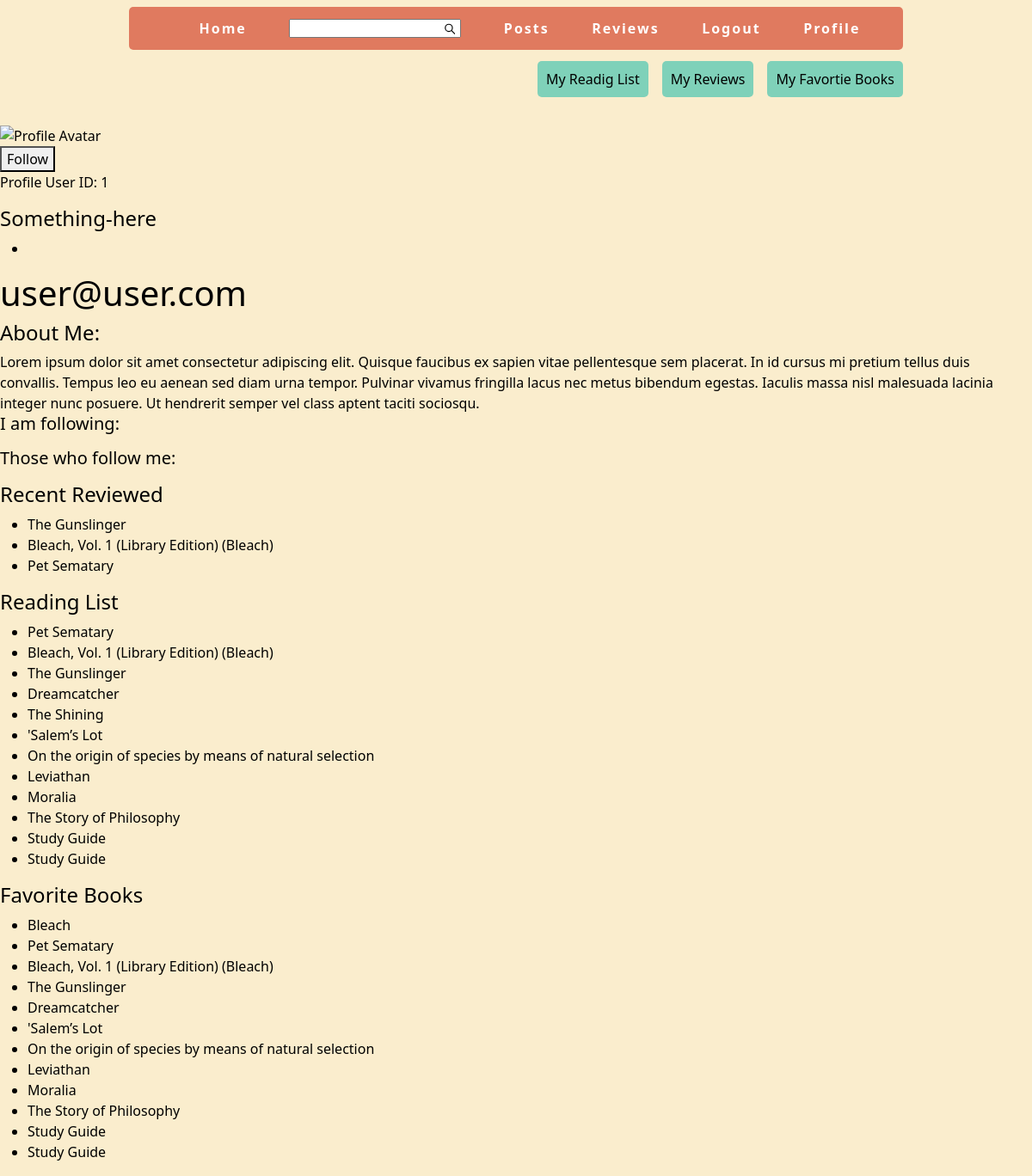
The app's page /general_profile_page/1 with its own data.
### book_data/models.py (models this page shows, shortened)
class Profile(models.Model):
    user = models.OneToOneField(User, on_delete=models.CASCADE)
    avatar = models.ImageField(default='avatars/avatar.png', upload_to='avatars')
    bio = models.TextField()

class Reviews(models.Model):
    reviewer = models.ForeignKey(User, on_delete=models.CASCADE)
    book_title = models.CharField(max_length=120)
    book_id = models.CharField(max_length=50)
    cover_id = models.CharField(max_length=50)
    cover_url = models.URLField()
    content = models.TextField()
    rating = models.IntegerField()
    created_at = models.DateTimeField(auto_now_add=True)
    class Meta:
        db_table = "reviews"

class ReadingList(models.Model):
    user = models.ForeignKey(User, on_delete=models.CASCADE)
    title = models.CharField(max_length=50)
    book_id = models.CharField(max_length=50)
    cover_id = models.CharField(max_length=50, null=True, blank=True)
    class Meta:
        db_table = "reading_list"

class FavoriteBooks(models.Model):
    user = models.ForeignKey(User, on_delete=models.CASCADE)
    title = models.CharField(max_length=50)
    book_id = models.CharField(max_length=50)
    cover_id = models.CharField(max_length=50, null=True, blank=True)
    cover_url = models.URLField()
    class Meta:
        db_table = 'favorite_books'

### book_data/views.py (the view)
# urls.py: path('general_profile_page/<int:user_id>', general_profile_page, name='general_profile_page'),
def general_profile_page(request, user_id):
    user = User.objects.get(id=user_id)
    profile = user.profile
    try:
        avatar_url = profile.avatar.url
    except ObjectDoesNotExist:
        avatar_url = None
    try:
        bio = profile.bio
    except ObjectDoesNotExist:
        bio = None
    try:
        reading_list = ReadingList.objects.filter(user=profile.user)
    except ObjectDoesNotExist:
        reading_list = None
    try:
        reviews = Reviews.objects.filter(reviewer=profile.user).order_by('-created_at')[:10]
    except ObjectDoesNotExist:
        reviews = None
    try:
        favorite_books = FavoriteBooks.objects.filter(user=profile.user)
    except ObjectDoesNotExist:
        favorite_books = None
    try:
        following = Following.objects.filter(follower=profile.user).order_by('-created_at')
    except ObjectDoesNotExist:
        following = None
    try:
        followers = Following.objects.filter(following=profile.user).order_by('-created_at')
    except ObjectDoesNotExist:
        followers = None
    context = {
        'user': user,
        'user_id': user_id,
        'reading_list': reading_list,
        'reviews': reviews,
        'favorite_books': favorite_books,
        'avatar_url': avatar_url,
        'bio': bio,
        'following': following,
        'followers': followers
    }
    return render(request, 'book_data/general_profile_page.html', context)

### book_data/templates/book_data/general_profile_page.html (shortened to what this page needs)
{% extends 'book_data/layout.html' %}
{% load static %}
{% block extra_css %}
    <link rel="stylesheet" href="{% static 'style/profile_page.css' %}">
{% endblock %}
{% block content %}
    <div class="grid-container">
        <div class="profile-contianer">
            <div class="avatar-img-div">
                {% if avatar_url %}
                <img src="{{ avatar_url }}" alt="Profile Avatar">
                {% else %}
                    <img src="/book_search/media/avatars/avatar.png" alt="Profile Avatar">
                {% endif %}
            </div>
            <div>
                <form action="{% url 'follow' %}" method="POST">
                    <button type="submit">Follow</button>
                </form>
                <p>Profile User ID: {{ user_id }}</p>
            </div>
        </div>
        <div class="settings">
            <h4>Something-here</h4>
            <ul>
                <li></li>
            </ul>
        </div>
        <div class="biography">
            <h1>{{ user }}</h1>
            <h4>About Me:</h4>
                {{ bio }}
        </div>
        <div class="followers">
            <div>
                <h5>I am following: </h5>
            </div>
            <div>
                <h5>Those who follow me:</h5>
            </div>
        </div>
        <div class="reviews">
            <h4>Recent Reviewed</h4>
            <ul class="review-list">
                {% for review in reviews %}
                    <li>
                        {{ review.book_title }}
                    </li>
                {% endfor %}
            </ul>
        </div>
        <div class="reading-list">
            <h4>Reading List</h4>
            <ul>
                {% for item in reading_list %}
                    <li>
                        {{ item.title }}
                    </li>
                {% endfor %}
            </ul>
        </div>
        <div class="recent-reviews">
            <h4>Favorite Books</h4>
            <ul>
                {% for book in favorite_books %}
                    <li>
                        {{ book.title }}
                    </li>
                {% endfor %}
            </ul>
        </div>
    </div>
{% endblock %}

### book_data/static/style/main_style.css (style rules this page uses)
* { box-sizing: border-box; }
body { color: black; background-color: #faedcd; padding: 0; margin: 0; }

### book_data/static/style/profile_page.css (style rules this page uses)
* { box-sizing: border-box; }

### records on screen
Profile: bio "Lorem ipsum dolor sit amet consectetur adipiscing elit. Quisque faucibus ex sapien vitae pellentesque sem placerat. In id cursus mi pretium tellus duis convallis. Tempus leo eu aenean sed diam urna tempor. Pulvinar vivamus fringilla lacus nec metus bibendum egestas. Iaculis massa nisl malesuada lacinia integer nunc posuere. Ut hendrerit semper vel class aptent taciti sociosqu."
Reviews: book_title "The Gunslinger"
Reviews: book_title "Bleach, Vol. 1 (Library Edition) (Bleach)"
Reviews: book_title "Pet Sematary"
ReadingList: title "Pet Sematary"
ReadingList: title "Bleach, Vol. 1 (Library Edition) (Bleach)"
ReadingList: title "The Gunslinger"
ReadingList: title "Dreamcatcher"
ReadingList: title "The Shining"
ReadingList: title "'Salem’s Lot"
ReadingList: title "On the origin of species by means of natural selection"
ReadingList: title "Leviathan"
ReadingList: title "Moralia"
ReadingList: title "The Story of Philosophy"
ReadingList: title "Study Guide"
ReadingList: title "Study Guide"
FavoriteBooks: title "Bleach"
FavoriteBooks: title "Pet Sematary"
FavoriteBooks: title "Bleach, Vol. 1 (Library Edition) (Bleach)"
FavoriteBooks: title "The Gunslinger"
FavoriteBooks: title "Dreamcatcher"
FavoriteBooks: title "'Salem’s Lot"
FavoriteBooks: title "On the origin of species by means of natural selection"
FavoriteBooks: title "Leviathan"
FavoriteBooks: title "Moralia"
FavoriteBooks: title "The Story of Philosophy"
FavoriteBooks: title "Study Guide"
FavoriteBooks: title "Study Guide"

### other values on screen
{{ user_id }} "1"
{{ user }} "user@user.com"
